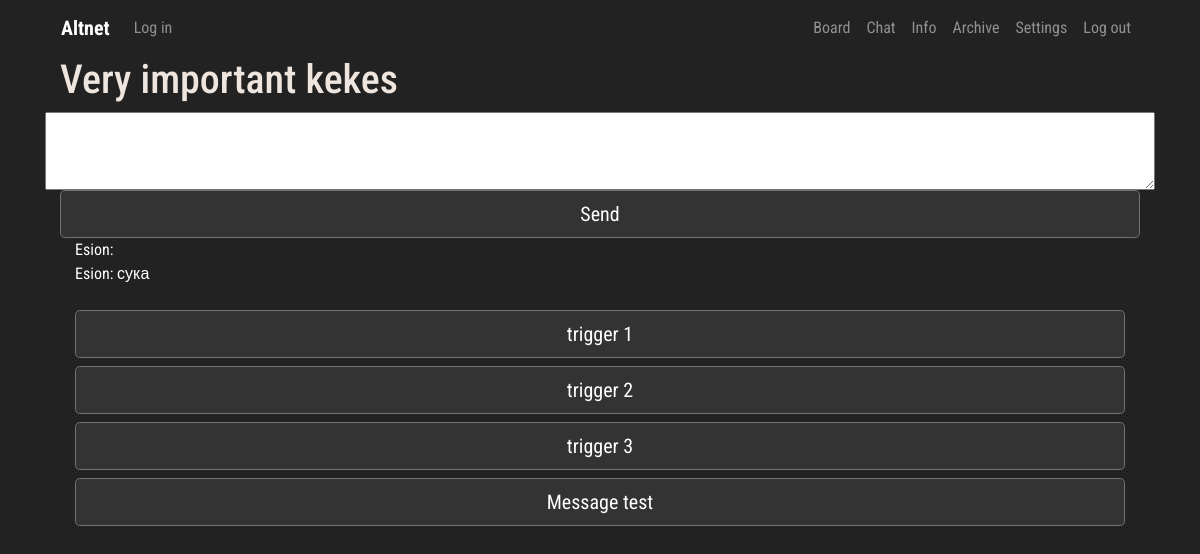
The app's page /chat/6/, older data.
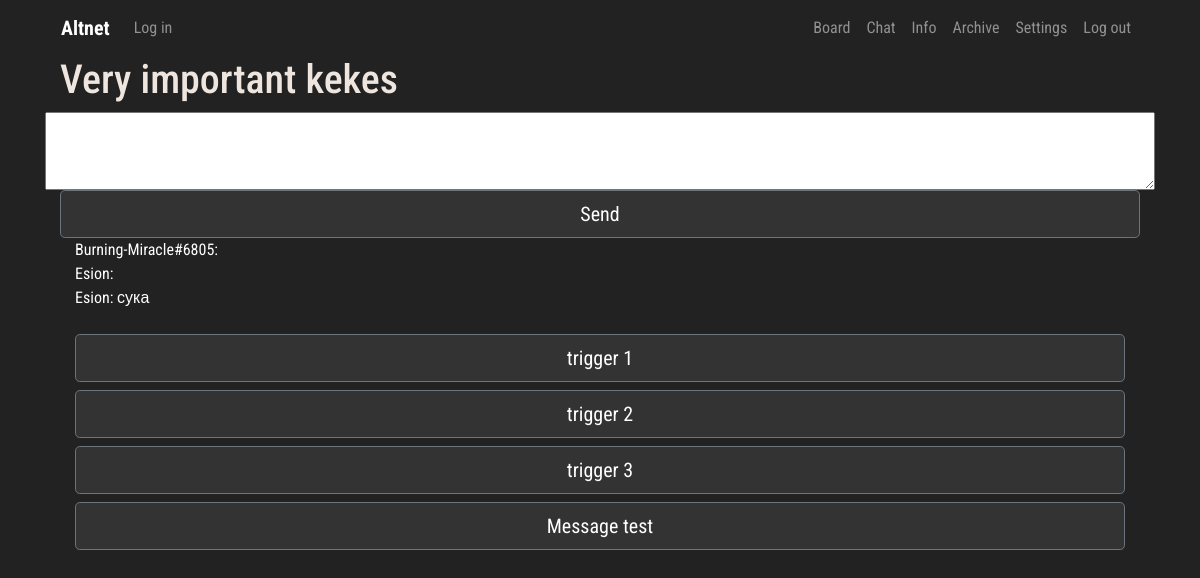
The same page, newer data.
### chat/models.py (models this page shows, shortened)
class Message(models.Model):
    message_author = models.CharField('Message author', max_length=150, blank=False, null=False)
    message_room = models.ForeignKey(Room, on_delete=models.CASCADE)
    message_text = models.TextField(blank=False, null=False, max_length=1000)
    message_media = models.ImageField(upload_to=user_chat_directory_path, blank=True, null=True)
    pub_date = models.DateTimeField('Date published', auto_now=True)

### chat/views.py (the view, shortened to what this page needs)
# urls.py: path('<str:room_id>/', views.room, name='room'),
def room(request, room_id):
    chat_form = SendMessage()
    room_info = Room.objects.get(id=room_id)
    try:
        is_banned = Ban.objects.get(username=request.user.username, room=room_info)
        if is_banned:
            raise BadRequest('You are banned')
    except ObjectDoesNotExist:
        pass
    room_visitors = Pool.objects.filter(room_name=room_info)
    template = loader.get_template('room.html')
    if request.user.is_authenticated:
        username = request.user.username
        loc_option = Hikka.objects.get(user=request.user.id).language_code
        authorised = True
    else:
        username = anonymous_validator(request)
        loc_option = 0
        authorised = False
    messages = Message.objects.filter(message_room__id=room_id).order_by('-pub_date')
    room_name = room_info.name
    context = {
        'visitors': room_visitors,
        'is_hidden': room_info.is_hidden,
        'media_autoplay': room_info.is_autoplay,
        'media_tolerance': room_info.is_media_tolerant,
        'change_language_code_form': EditLangCode(),
        'edit_description_form': EditDescription(),
        'edit_name_form': EditName(),
        'loc': loc_resolver('room'),
        'lang': loc_option,
        'room_name': room_name,
        'messages': messages,
        'chat_form': chat_form,
        'username': username,
        'room_id': room_id,
        'authorised': authorised,
        'room_description': room_info.description,
    }
    return HttpResponse(template.render(context, request))

### chat/forms.py
class EditLangCode(forms.ModelForm):
    language_code = forms.CharField(label='Edit Language Code', max_length=10)
    class Meta:
        model = Room
        fields = ['language_code',]

class EditDescription(forms.ModelForm):
    description = forms.CharField(label='Room description', max_length=200)
    class Meta:
        model = Room
        fields = ['description',]

### board/templatetags/loc_extra.py (called while the page is built)
@register.filter
def return_item(l, i):
    try:
        return l[i]
    except:
        return None

### board/views.py (called while the page is built)
def random_name():
    noun = ['Apple', 'Grape', 'Hero', 'Nickel', 'Zinc', 'Rock', 'Paper', 'Joker', 'Beat', 'Aug', 'Runner', 'Miracle']
    adjective = ['Shitty', 'Slippy', 'Explosive', 'Luminous', 'Advanced', 'Creative', 'Burning', 'Sweaty', 'Leet',
                 'Apex', 'Funny', 'Raging']
    tag = ['1', '2', '3', '4', '5', '6', '7', '8', '9', '0']
    randomized_tag = choices(tag, k=4)
    return ''.join(adjective[randint(0, len(adjective)-1)]) + '-' + ''.join(noun[randint(0, len(noun)-1)]) + '#' + \
           ''.join(randomized_tag)

### chat/templates/room.html (shortened to what this page needs)
{% extends 'chat_hat.html' %}
{% block content %}
{% load loc_extra %}
{% load static %}
</head>
<body>
  <div class="trds">
  <main class="contentd" role="main">
  <header>
 <h1 data-text="{{ room_name }}" id="room_name">{{ room_name }}</h1></header></main></div>
<div>
<div class="row">
    <textarea style="width: 100%;" id="chat-message-input" rows="3" name="message_text" type="text" size="100">
    </textarea><br>
</div>
    <div class="col-">
    <input class="btn btn-secondary btn-lg btn-block" style="width: 100% " id="chat-message-submit" name="chat-message-submit" type="submit" value="Send">
</div>
</div>
  <div class="col-lg-12 col-sm-12 col-md-12">
    <div id="chat-log" class="chat-log" cols="120" rows="20" style="color:#fff; background-color:#222222; border:none">
        {% for message in messages %}
        {{ message.message_text }} <br />
        {% endfor %}
    </div><br>
    <div class="col-">
    <input class="btn btn-secondary btn-lg btn-block" style="width: 100% " id="trigger1" name="trigger-1" type="submit" value="trigger 1">
    <input class="btn btn-secondary btn-lg btn-block" style="width: 100% " id="trigger2" name="trigger-2" type="submit" value="trigger 2">
    <input class="btn btn-secondary btn-lg btn-block" style="width: 100% " id="trigger3" name="trigger-3" type="submit" value="trigger 3">
    <input class="btn btn-secondary btn-lg btn-block" style="width: 100% " id="test-message" name="trigger-3" type="submit" value="Message test">
    </div>
</div>
</body>
{% endblock %}

Row changes from the older to the newer data that the page shows:
added Message: message_text "Burning-Miracle#6805:"
